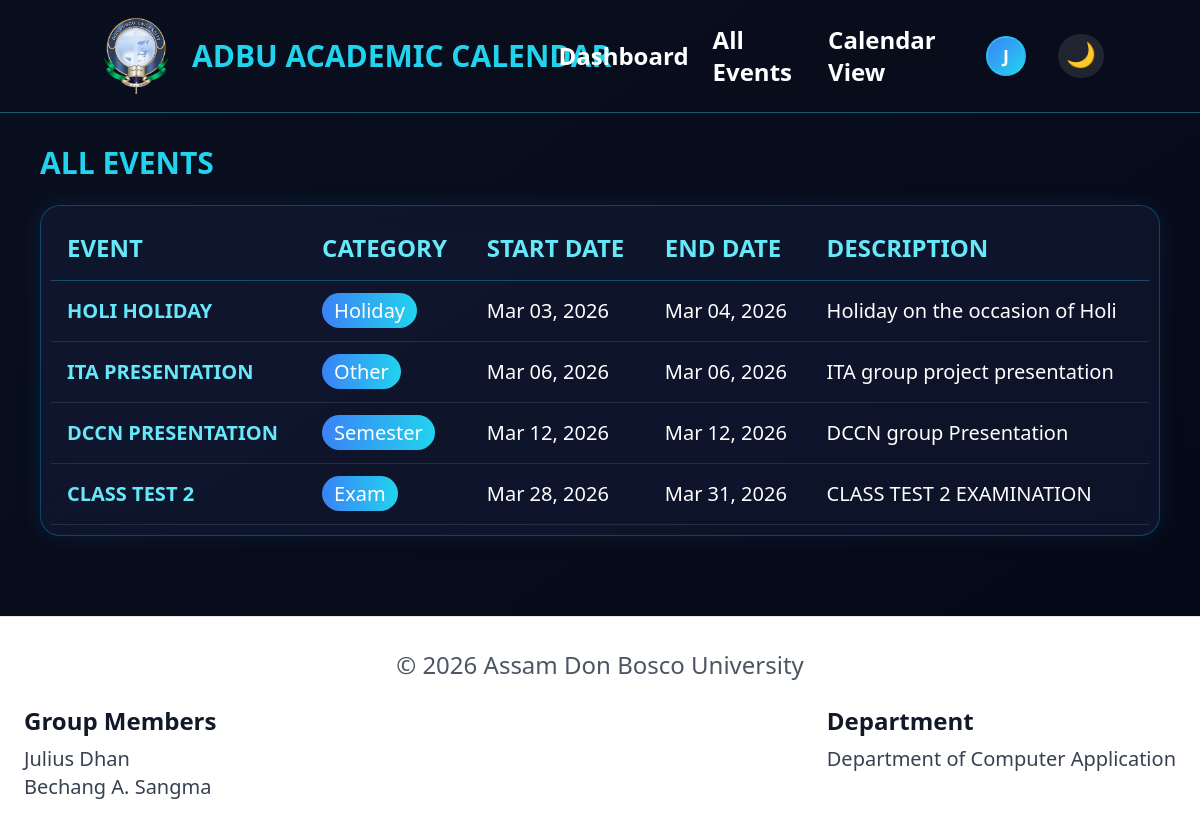
The app's page /events.php (signed in) with its own data.
### tables this page shows
CREATE TABLE `events` (
  `id` int(11) NOT NULL,
  `title` varchar(255) NOT NULL,
  `category` varchar(100) DEFAULT NULL,
  `start_date` date DEFAULT NULL,
  `end_date` date DEFAULT NULL,
  `description` text DEFAULT NULL,
  `created_at` timestamp NOT NULL DEFAULT current_timestamp()
);

### events.php (the view, shortened to what this page needs)
<?php include 'includes/db.php'; ?>
<?php include 'includes/header.php'; ?>
<?php
$query = "SELECT * FROM events ORDER BY start_date ASC";
$result = $conn->query($query);
?>
<div class="w-full px-4 py-2 md:px-10 md:py-8">
    <div class="flex justify-between items-center mb-6">
        <div>
            <h1 class="text-2xl md:text-3xl font-bold text-cyan-400 uppercase">
                All Events
            </h1>
        </div>
    </div>
    <div class="overflow-x-auto card">
        <table class="w-full text-left">
            <thead class="border-b border-cyan-400/30 text-cyan-300 hidden md:table-header-group">
                <tr>
                    <th class="p-4 text-xl md:text-2xl">EVENT</th>
                    <th class="p-4 text-xl md:text-2xl">CATEGORY</th>
                    <th class="p-4 text-xl md:text-2xl">START DATE</th>
                    <th class="p-4 text-xl md:text-2xl">END DATE</th>
                    <th class="p-4 text-xl md:text-2xl">DESCRIPTION</th>
                </tr>
            </thead>
            <tbody>
                <?php while ($event = $result->fetch_assoc()): ?>
                    <tr class="border-b border-white/10 hover:bg-cyan-400/5">
                        <td class="p-4 font-semibold text-cyan-300 uppercase hidden md:table-cell text-lg md:text-xl">
                            <?php echo htmlspecialchars($event['title']); ?>
                        </td>
                        <td class="p-4 hidden md:table-cell ">
                            <span class="px-3 py-1 text-xs rounded-full bg-gradient-to-r from-blue-500 to-cyan-400 text-white text-lg md:text-xl">
                                <?php echo htmlspecialchars($event['category']); ?>
                            </span>
                        </td>
                        <td class="p-4 text-white hidden md:table-cell text-lg md:text-xl">
                            <?php echo date("M d, Y", strtotime($event['start_date'])); ?>
                        </td>
                        <td class="p-4 text-white hidden md:table-cell text-lg md:text-xl">
                            <?php echo date("M d, Y", strtotime($event['end_date'])); ?>
                        </td>
                        <td class="p-4 text-white hidden md:table-cell text-lg md:text-xl">
                            <?php echo htmlspecialchars($event['description']); ?>
                        </td>
                    </tr>
                <?php endwhile; ?>
            </tbody>
        </table>
    </div>
</div>
<?php include 'includes/footer.php'; ?>

### css/style.css (style rules this page uses)
* { margin: 0; padding: 0; box-sizing: border-box; font-family: "Segoe UI", sans-serif; }
body { background: radial-gradient(circle at top left, #0a0f1f, #050816 60%); color: #e6f1ff; min-height: 100vh; }
.calendar-container, .section, .table-container, .search-box, .card { background: rgba(20, 30, 60, 0.5); border: 1px solid rgba(0, 191, 255, 0.3); border-radius: 20px; padding: 10px; backdrop-filter: blur(15px); box-shadow: 0 0 25px rgba(0, 191, 255, 0.1); }
table { width: 100%; border-collapse: collapse; }
thead { border-bottom: 1px solid #00bfff; }
th, td { padding: 12px; text-align: left; }
tbody tr { border-bottom: 1px solid rgba(255,255,255,0.1); transition: 0.2s; }

### includes/header.php (style rules this page uses)
body { background: linear-gradient(to bottom right, #0a0f1f, #050816); color: white; }

### records on screen
events: title "HOLI HOLIDAY", category "Holiday", start_date "Mar 03, 2026", end_date "Mar 04, 2026", description "Holiday on the occasion of Holi"
events: title "ITA PRESENTATION", category "Other", start_date "Mar 06, 2026", end_date "Mar 06, 2026", description "ITA group project presentation"
events: title "DCCN PRESENTATION", category "Semester", start_date "Mar 12, 2026", end_date "Mar 12, 2026", description "DCCN group Presentation"
events: title "CLASS TEST 2", category "Exam", start_date "Mar 28, 2026", end_date "Mar 31, 2026", description "CLASS TEST 2 EXAMINATION"

### other values on screen
substr($_SESSION['user'], 0, 1) "J"
